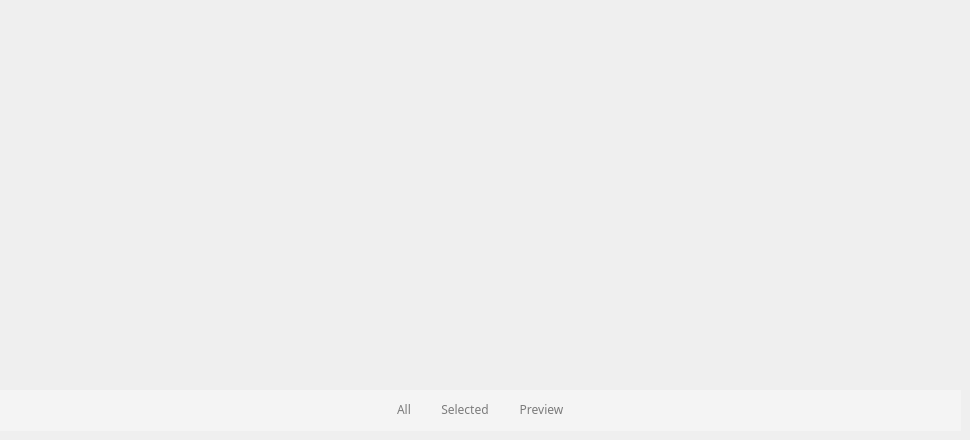
           <widget class="QWidget" name="pageExtractImages">
            <widget class="QWidget" name="widgetEIBottom" native="true">
             <property name="geometry">
              <rect>
               <x>0</x>
               <y>390</y>
               <width>961</width>
               <height>41</height>
              </rect>
             </property>
             <property name="sizePolicy">
              <sizepolicy hsizetype="Preferred" vsizetype="Fixed">
               <horstretch>0</horstretch>
               <verstretch>0</verstretch>
              </sizepolicy>
             </property>
             <property name="font">
              <font>
               <family>Open Sans Regular</family>
               <weight>50</weight>
               <bold>false</bold>
              </font>
             </property>
             <property name="styleSheet">
              <string notr="true">background-color:#f4f4f4;

color:#7b7b7b;
font-family: &quot;Open Sans Regular&quot;;
font-size:16;</string>
             </property>
             <layout class="QGridLayout" name="gridLayout_11">
              <item row="0" column="0">
               <spacer name="horizontalSpacer_6">
                <property name="orientation">
                 <enum>Qt::Horizontal</enum>
                </property>
                <property name="sizeHint" stdset="0">
                 <size>
                  <width>342</width>
                  <height>20</height>
                 </size>
                </property>
               </spacer>
              </item>
              <item row="0" column="1">
               <layout class="QHBoxLayout" name="horizontalLayout_7">
                <property name="spacing">
                 <number>30</number>
                </property>
                <item>
                 <widget class="QPushButton" name="m_pbEIAll">
                  <property name="cursor">
                   <cursorShape>PointingHandCursor</cursorShape>
                  </property>
                  <property name="styleSheet">
                   <string notr="true">border:none;</string>
                  </property>
                  <property name="text">
                   <string>All</string>
                  </property>
                  <property name="icon">
                   <iconset resource="../../../data/ressources.qrc">
                    <normaloff>:/img/icons/image-extract/all.png</normaloff>:/img/icons/image-extract/all.png</iconset>
                  </property>
                  <property name="iconSize">
                   <size>
                    <width>14</width>
                    <height>14</height>
                   </size>
                  </property>
                  <property name="flat">
                   <bool>true</bool>
                  </property>
                 </widget>
                </item>
                <item>
                 <widget class="QPushButton" name="m_pbEISelected">
                  <property name="cursor">
                   <cursorShape>PointingHandCursor</cursorShape>
                  </property>
                  <property name="styleSheet">
                   <string notr="true">border:none;</string>
                  </property>
                  <property name="text">
                   <string>Selected</string>
                  </property>
                  <property name="icon">
                   <iconset resource="../../../data/ressources.qrc">
                    <normaloff>:/img/icons/image-extract/selected.png</normaloff>:/img/icons/image-extract/selected.png</iconset>
                  </property>
                  <property name="iconSize">
                   <size>
                    <width>14</width>
                    <height>14</height>
                   </size>
                  </property>
                  <property name="flat">
                   <bool>true</bool>
                  </property>
                 </widget>
                </item>
                <item>
                 <widget class="QPushButton" name="m_pbEIPreview">
                  <property name="cursor">
                   <cursorShape>PointingHandCursor</cursorShape>
                  </property>
                  <property name="styleSheet">
                   <string notr="true">border:none;</string>
                  </property>
                  <property name="text">
                   <string>Preview</string>
                  </property>
                  <property name="icon">
                   <iconset resource="../../../data/ressources.qrc">
                    <normaloff>:/img/icons/image-extract/camera.png</normaloff>:/img/icons/image-extract/camera.png</iconset>
                  </property>
                  <property name="iconSize">
                   <size>
                    <width>14</width>
                    <height>14</height>
                   </size>
                  </property>
                  <property name="flat">
                   <bool>true</bool>
                  </property>
                 </widget>
                </item>
               </layout>
              </item>
              <item row="0" column="2">
               <spacer name="horizontalSpacer_7">
                <property name="orientation">
                 <enum>Qt::Horizontal</enum>
                </property>
                <property name="sizeHint" stdset="0">
                 <size>
                  <width>341</width>
                  <height>20</height>
                 </size>
                </property>
               </spacer>
              </item>
             </layout>
            </widget>
           </widget>
